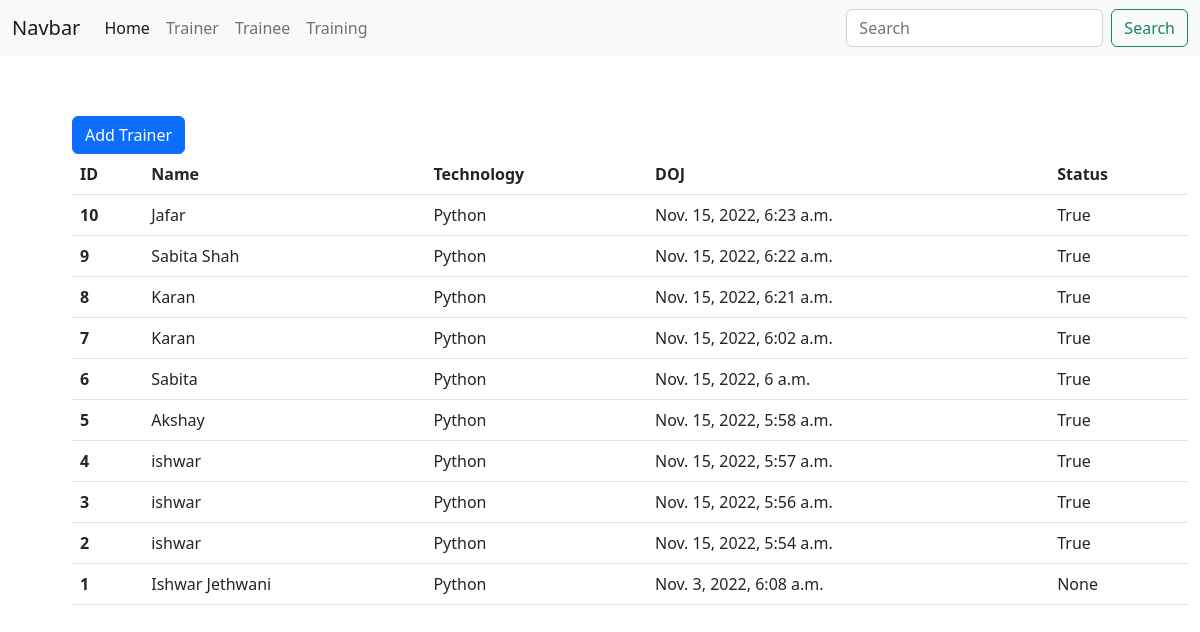
Page /api/trainer_list/ on the committed database.
### api/models.py (models this page shows, shortened)
class Trainer(models.Model):
    name = models.CharField(max_length=100,verbose_name="Trainer Name",blank=True,null=True)
    technology = models.CharField(max_length=50,verbose_name="Technology Name",blank=True,null=True)
    joined_at = models.DateTimeField(auto_now_add=True,verbose_name="Date Of Joining")
    status = models.CharField(choices=STATUS,verbose_name="Status",max_length=50,blank=True,null=True)
    class Meta:
        ordering = ["-joined_at"]

### api/views.py (the view, shortened to what this page needs)
# urls.py: path("trainer_list/",TrainerList.as_view(),name="list_trainer"),
class TrainerList(ListAPIView):
    serializer_class = TrainerSerializer
    queryset = Trainer.objects.all()
    renderer_classes = [TemplateHTMLRenderer]
    def get(self, request, *args, **kwargs):
        return Response({"data":self.get_queryset(),"table_headers":["ID","Name","Technology","DOJ","Status"],"button_name":"Add Trainer"},template_name='index.html')

### templates/index.html (shortened to what this page needs)
{% extends "base.html" %}
{% block content %}
<button type="button" class="btn btn-primary" data-bs-toggle="modal" data-bs-target="#exampleModal">
  {{button_name}}
</button>
<table class="table table-responsive">
  <thead class="thead-dark">
    <tr>
      {% for t_head in table_headers %}
      <th scope="col">{{t_head}}</th>
      {% endfor %}
    </tr>
  </thead>
  {% if type %}
  {% include "tables/training_table.html" %}
  {% else %}
  {% include "tables/trainer_table.html" %}
  {% endif %}
</table>
{% endblock %}

### templates/tables/trainer_table.html
 <tbody>
  {% for object in data %}
    <tr>
      <th scope="row">{{ object.id }}</th>
      <td>{{ object.name }}</td>
      <td>{{ object.technology}}</td>
      <td>{{ object.joined_at }}</td>
      <td>{{ object.status }}</td>
    </tr>
  {% endfor %}
  </tbody>

### rows in the picture
Trainer: id "10", name "Jafar", technology "Python", joined_at "Nov. 15, 2022, 6:23 a.m.", status "True"
Trainer: id "9", name "Sabita Shah", technology "Python", joined_at "Nov. 15, 2022, 6:22 a.m.", status "True"
Trainer: id "8", name "Karan", technology "Python", joined_at "Nov. 15, 2022, 6:21 a.m.", status "True"
Trainer: id "7", name "Karan", technology "Python", joined_at "Nov. 15, 2022, 6:02 a.m.", status "True"
Trainer: id "6", name "Sabita", technology "Python", joined_at "Nov. 15, 2022, 6 a.m.", status "True"
Trainer: id "5", name "Akshay", technology "Python", joined_at "Nov. 15, 2022, 5:58 a.m.", status "True"
Trainer: id "4", name "ishwar", technology "Python", joined_at "Nov. 15, 2022, 5:57 a.m.", status "True"
Trainer: id "3", name "ishwar", technology "Python", joined_at "Nov. 15, 2022, 5:56 a.m.", status "True"
Trainer: id "2", name "ishwar", technology "Python", joined_at "Nov. 15, 2022, 5:54 a.m.", status "True"
Trainer: id "1", name "Ishwar Jethwani", technology "Python", joined_at "Nov. 3, 2022, 6:08 a.m.", status "None"

### other values in the picture
{{ button_name }} "Add Trainer"
{{ t_head }} "ID" "Name" "Technology" "DOJ" "Status"
